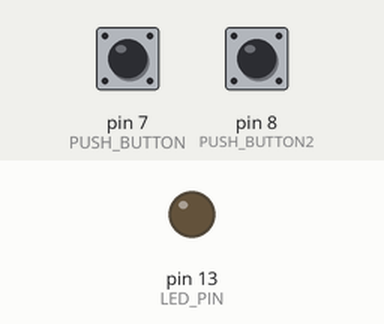
Recording of a sketch running on a simulated Arduino Uno, built with avr-gcc and run on an emulated ATmega328P. On the bench: output pins drawn as LEDs (lit = HIGH). Dashed ring = blinking. Inputs (shaded band) come from the test bench; at power-on: pin 7 (PUSH_BUTTON) LOW, pin 8 (PUSH_BUTTON2) LOW. What the sketch prints to the serial monitor is not drawn.

Above: at 1.2 s.
1.3 s: pin 7 (PUSH_BUTTON) pulled HIGH for 1 s
At 1.56 s:
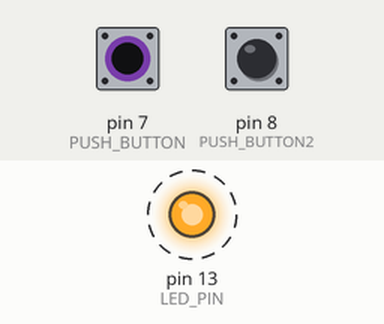
4.3 s: pin 7 (PUSH_BUTTON) pulled HIGH for 3.2 s
At 8.4 s:
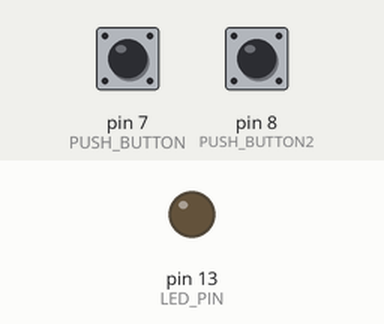
9.0 s: pin 8 (PUSH_BUTTON2) pulled HIGH for 0.15 s
At 9.3 s:
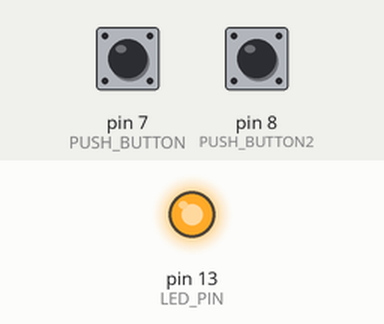
Timing chart, 0 to 12.0 s (numbered marks = the images above; inputs shaded):
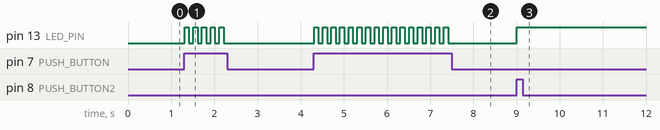

The sketch:

LED_Push_Button1.ino
```cpp
#define LED_PIN 13
#define PUSH_BUTTON 7
#define PUSH_BUTTON2 8
int BUTTON_VALUE = 0;
int BUTTON_VALUE2 = 0;
void setup() {
  // put your setup code here, to run once:
  pinMode(LED_PIN, OUTPUT);
  pinMode(PUSH_BUTTON, INPUT);
   pinMode(PUSH_BUTTON2 , INPUT);
  Serial.begin(9600);
}

void loop() {
  BUTTON_VALUE = digitalRead(PUSH_BUTTON);
  Serial.println(BUTTON_VALUE);
  BUTTON_VALUE2 = digitalRead(PUSH_BUTTON2);
  Serial.println(BUTTON_VALUE);
  if (BUTTON_VALUE == 1) {
    digitalWrite(LED_PIN, HIGH);
    delay(100);
    digitalWrite(LED_PIN, LOW);
    delay(100);
  } else {
    if(BUTTON_VALUE2 == 1){
    digitalWrite(LED_PIN, HIGH);
    delay(100);
    digitalWrite(LED_PIN, HIGH);
    delay(100);
    }
  }
}
  
```

Measured:
- after the input at 1.3 s, pin 13 (LED_PIN): alternates HIGH for 0.10 s and LOW for 0.10 s, 10 changes in all, then stays LOW, starting at once
- after the input at 4.3 s, pin 13 (LED_PIN): alternates HIGH for 0.10 s and LOW for 0.10 s, 32 changes in all, then stays LOW, starting at once
- after the input at 9.0 s, pin 13 (LED_PIN): LOW → HIGH at once
